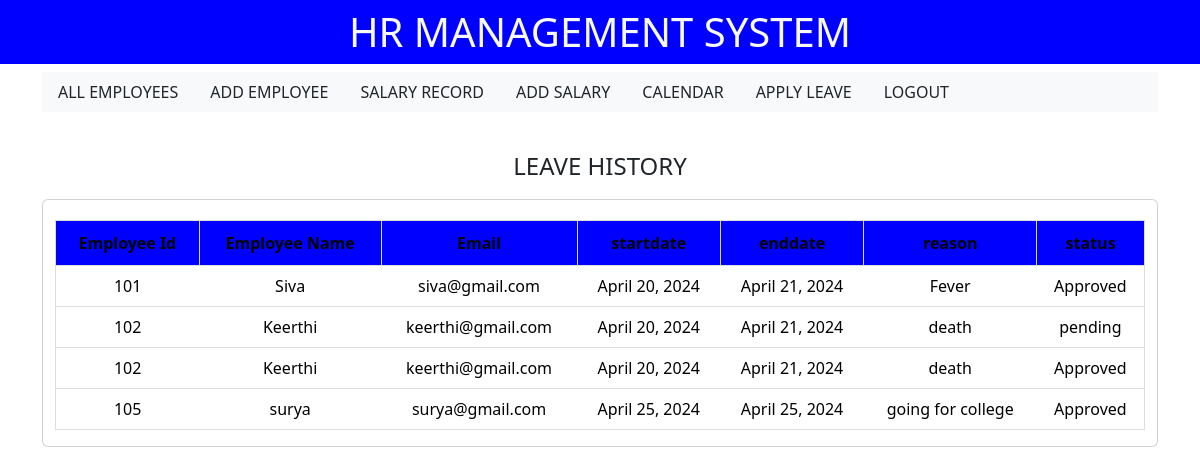
The page /history/ on the database its author committed.
### emp/models.py (models this page shows)
class History(models.Model):
    employeeid    = models.CharField(max_length=100)
    employeename  = models.CharField(max_length=50)
    email         = models.CharField(max_length=50)
    startdate     = models.DateField()
    enddate       = models.DateField()
    reason        = models.CharField(max_length=50)
    status        = models.CharField(max_length=50)

### emp/views.py (the view)
# urls.py: path("history/",                 views.history, name="history"),
def history(request):
    history = History.objects.all()
    return render(request, "emp/leave_history.html" , {"history":history})

### emp/templates/emp/leave_history.html (shortened to what this page needs)
{% extends "base.html" %}
 {% load static %}
{% block content %}
<div class="header d-flex justify-content-between bg-light">
  <nav class="nav">
      <a class="nav-link text-dark" href="{% url 'allemployees' %}">ALL EMPLOYEES</a>
      <a class="nav-link text-dark" href="{% url 'addemployee' %}">ADD EMPLOYEE</a>
      <a class="nav-link text-dark" href="{% url 'salarydetails' %}">SALARY RECORD</a>
      <a class="nav-link text-dark" href="{% url 'addsalary' %}"> ADD SALARY </a>
      <a class="nav-link text-dark" href="{% url 'calendar' %}"> CALENDAR </a>
      <a class="nav-link text-dark" href="{% url 'applyleave' %}"> APPLY LEAVE </a>
      <a class="nav-link text-dark" href="{% url 'logout' %}"> LOGOUT </a>
    </nav>
</div>
<h4 class="text-center">LEAVE HISTORY</h4>
<div class="container card">
    <div class="">
        <table class="table text-center">
            <thead>
              <tr>
                <th scope="col">Employee Id</th>
                <th scope="col">Employee Name</th>
                <th scope="col">Email</th>
                <th scope="col">startdate</th>
                <th scope="col">enddate</th>
                <th scope="col">reason</th>
                <th scope="col">status</th>
              </tr>
            </thead>
            <tbody>
                {% if history %}
                {% for eachemployee in history %}
              <tr>
                <td>{{ eachemployee.employeeid }}</td>
                <td>{{ eachemployee.employeename }}</td>
                <td>{{ eachemployee.email }}</td>
                <td>{{ eachemployee.startdate }}</td>
                <td>{{ eachemployee.enddate }}</td>
                <td>{{ eachemployee.reason }}</td>
                <td>{{ eachemployee.status }}</td>
              </tr>
              {% endfor %}
              {% endif %}
            </tbody>
          </table>
    </div>
</div>
 {% endblock content %}

### templates/base.html (shortened to what this page needs)
<!doctype html>
<html lang="en">
  <head>
    <link href="https://cdn.jsdelivr.net/npm/bootstrap@5.3.3/dist/css/bootstrap.min.css" rel="stylesheet">
  </head>
  <body>
    <h1 class="text-center  p-2 text-light">HR MANAGEMENT SYSTEM</h1>
    <div class="maincontent container">
        {% block content %}
        {% endblock content %}
    </div>
  </body>
</html>

### templates/base.html (style rules this page uses)
h1 { background-color: blue; }

### emp/templates/emp/leave_history.html (style rules this page uses)
h4 { margin-top: 30px; padding: 10px; }
.table { width: 100%; border-collapse: collapse; border: 1px solid #ddd; margin-top: 20px; }
.table th { padding: 10px; text-align: center; border: 1px solid #ddd; }
.table th { background-color: blue; }
.table tbody tr:nth-child(even) { background-color: #f2f2f2; }

### rows shown on the page
History: employeeid "101", employeename "Siva", email "siva@gmail.com", startdate "April 20, 2024", enddate "April 21, 2024", reason "Fever", status "Approved"
History: employeeid "102", employeename "Keerthi", email "keerthi@gmail.com", startdate "April 20, 2024", enddate "April 21, 2024", reason "death", status "pending"
History: employeeid "102", employeename "Keerthi", email "keerthi@gmail.com", startdate "April 20, 2024", enddate "April 21, 2024", reason "death", status "Approved"
History: employeeid "105", employeename "surya", email "surya@gmail.com", startdate "April 25, 2024", enddate "April 25, 2024", reason "going for college", status "Approved"
